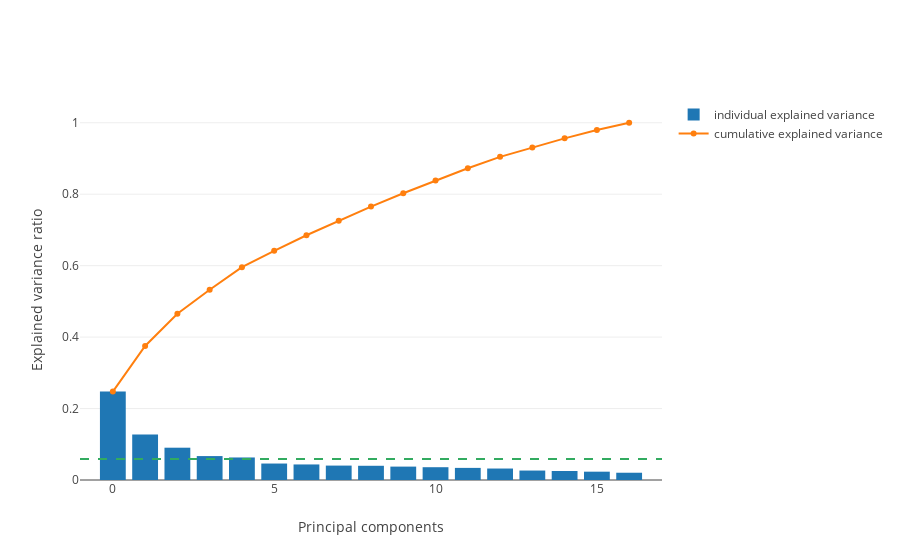

The code cell stored with this chart in its notebook:
### Markdown cell above
### Explained variance

How much of the variance in the data is explained by each successive component?

### Code cell
plot_explained_variance(pca)

### Figure 1 — Plotly figure (JSON) as saved in the notebook; plotly's stock layout.template omitted (floating-point values rounded to 4 significant figures)
{"data": [{"name": "individual explained variance", "type": "bar", "y": [0.2476, 0.1276, 0.0904, 0.06695, 0.06307, 0.04606, 0.04352, 0.04033, 0.03979, 0.03751, 0.03581, 0.0339, 0.03212, 0.02646, 0.02527, 0.0233, 0.02036]}, {"name": "cumulative explained variance", "type": "scatter", "y": [0.2476, 0.3752, 0.4656, 0.5325, 0.5956, 0.6416, 0.6851, 0.7255, 0.7653, 0.8028, 0.8386, 0.8725, 0.9046, 0.9311, 0.9563, 0.9796, 1]}], "layout": {"shapes": [{"line": {"color": "rgb(50, 171, 96)", "dash": "dash", "width": 2}, "type": "line", "x0": 0, "x1": 1, "xref": "paper", "y0": 0.05882, "y1": 0.05882}], "xaxis": {"title": "Principal components"}, "yaxis": {"title": "Explained variance ratio"}}}
